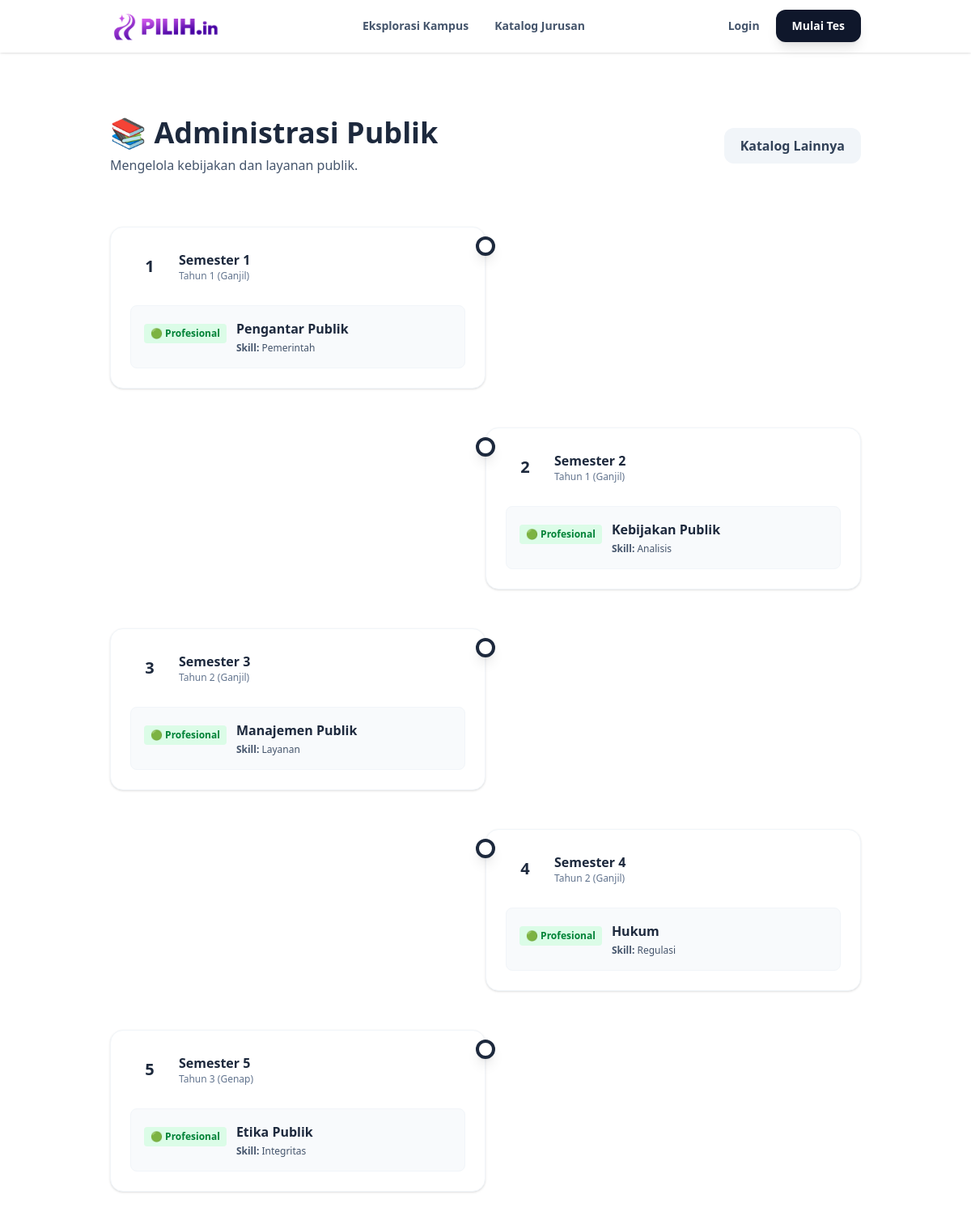
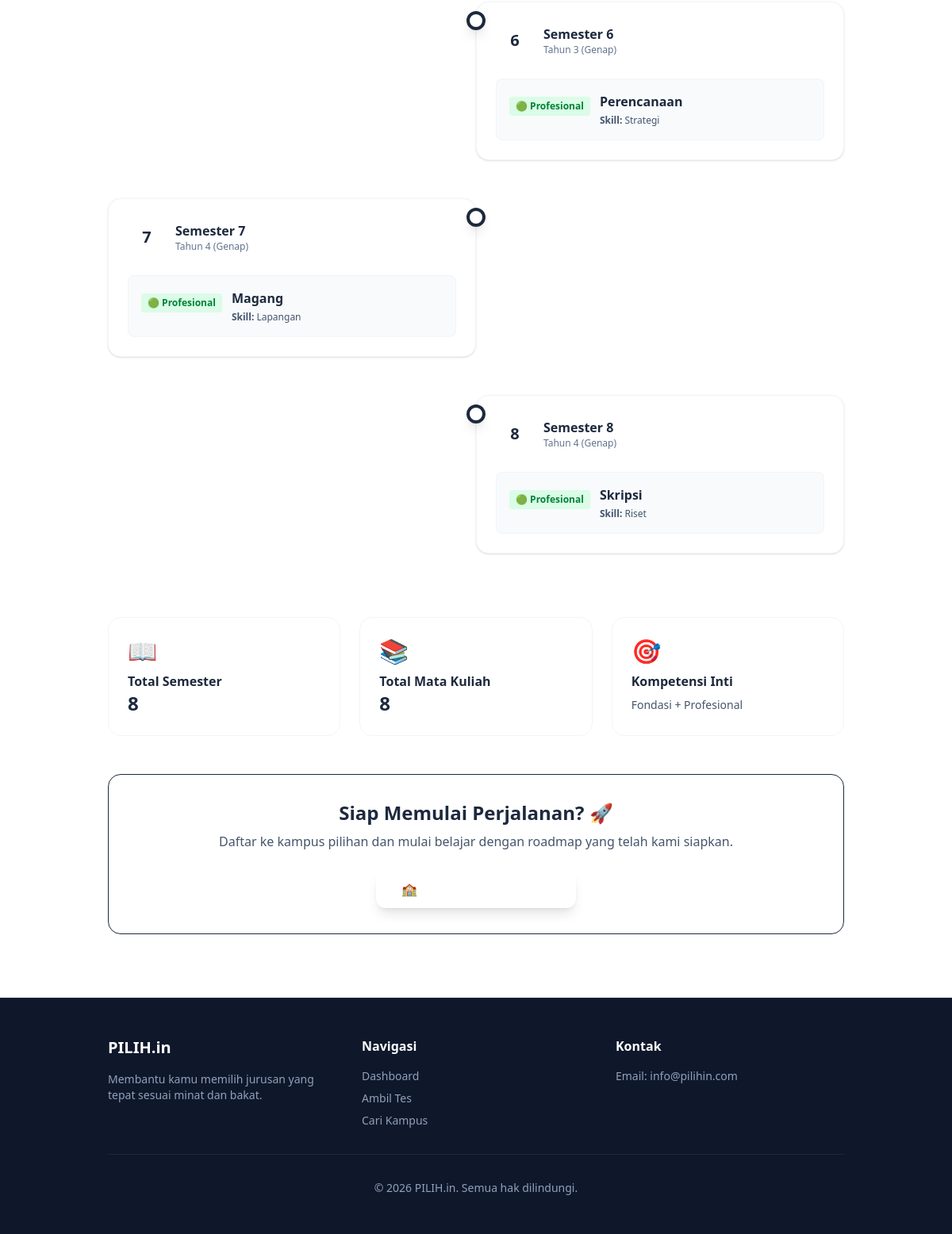
The page /roadmap.php?id_jurusan=12 on the database its author committed (2 pictures, top to bottom).
### tables this page shows
CREATE TABLE `jurusan` (
  `id_jurusan` int(11) NOT NULL,
  `nama_jurusan` varchar(100) NOT NULL,
  `deskripsi_singkat` text NOT NULL,
  `kategori_relevan` varchar(50) NOT NULL,
  `prospek_karir` text DEFAULT NULL,
  `gambar_url` varchar(255) DEFAULT NULL
);

CREATE TABLE `roadmap` (
  `id_roadmap` int(11) NOT NULL,
  `id_jurusan` int(11) NOT NULL,
  `semester` int(11) NOT NULL,
  `nama_matkul` varchar(100) NOT NULL,
  `kategori_matkul` enum('Fondasi','Profesional') NOT NULL,
  `skill_didapat` varchar(255) DEFAULT NULL
);

### roadmap.php (the view, shortened to what this page needs)
<?php
require_once 'database/koneksi.php';
$id_jurusan = isset($_GET['id_jurusan']) ? (int)$_GET['id_jurusan'] : 0;
$jurusan = null;
$roadmap_data = [];
if ($id_jurusan !== 0) {
    $q_jurusan = mysqli_query($koneksi, "SELECT * FROM jurusan WHERE id_jurusan = $id_jurusan");
    if(mysqli_num_rows($q_jurusan) > 0) {
        $jurusan = mysqli_fetch_assoc($q_jurusan);
        $q_roadmap = mysqli_query($koneksi, "SELECT * FROM roadmap WHERE id_jurusan = $id_jurusan ORDER BY semester ASC, kategori_matkul ASC");
        while ($row = mysqli_fetch_assoc($q_roadmap)) {
            $semester = $row['semester'];
            if (!isset($roadmap_data[$semester])) {
                $roadmap_data[$semester] = [];
            }
            $roadmap_data[$semester][] = [
                'nama_matkul' => $row['nama_matkul'],
                'kategori_matkul' => $row['kategori_matkul'],
                'skill_didapat' => $row['skill_didapat']
            ];
        }
    }
}
?>
<!DOCTYPE html>
<html lang="id">
<head>
    <link href="./src/output.css" rel="stylesheet">
</head>
<body class="bg-base font-sans text-slate-800">
    <?php include 'components/navbar.php'; ?>
    <main class="pt-16 pb-20 container mx-auto px-4 lg:px-12">
        <?php if(!$jurusan): ?>
            <div class="bg-white p-12 rounded-3xl shadow-sm border border-slate-100 flex flex-col items-center justify-center text-center gap-4 my-20">
                <div class="text-6xl mb-4">🗺️</div>
                <h1 class="text-3xl font-bold text-slate-800">Roadmap Tidak Tersedia</h1>
                <p class="text-slate-500 max-w-lg mb-4">Kami tidak dapat menemukan roadmap untuk jurusan yang Anda cari. Silakan jelajahi katalog jurusan kami.</p>
                <div class="flex gap-4">
                    <a href="katalog_jurusan.php" class="px-6 py-3 bg-primary text-white font-semibold rounded-full hover:shadow-lg transition">Lihat Katalog Jurusan</a>
                </div>
            </div>
        <?php else: ?>
        <section class="mb-16">
            <div class="flex flex-col md:flex-row items-start md:items-center justify-between mb-4 gap-4">
                <div>
                    <h1 class="text-4xl font-bold text-slate-800 mb-2">📚 <?= htmlspecialchars($jurusan['nama_jurusan']) ?></h1>
                    <p class="text-slate-600"><?= htmlspecialchars($jurusan['deskripsi_singkat']) ?></p>
                </div>
                <a href="katalog_jurusan.php" class="shrink-0 bg-slate-100 hover:bg-slate-200 text-slate-700 px-5 py-2.5 rounded-xl font-semibold transition">Katalog Lainnya</a>
            </div>
        </section>
        <div class="relative mb-20">
            <div class="hidden lg:block absolute left-1/2 transform -translate-x-1/2 w-1 h-full bg-gradient-to-b from-primary to-secondary"></div>
            <div class="space-y-12">
                <?php foreach($roadmap_data as $semester => $matkuls): ?>
                    <div class="relative">
                        <div class="hidden lg:flex absolute left-1/2 transform -translate-x-1/2 -translate-y-1/2 top-6">
                            <div class="w-6 h-6 bg-white border-4 border-primary rounded-full shadow-lg"></div>
                        </div>
                        <div class="lg:w-1/2 <?= $semester % 2 === 0 ? 'lg:ml-auto' : '' ?> bg-white rounded-2xl p-6 shadow-sm border border-slate-100 hover:shadow-md transition">
                            <div class="flex items-center gap-3 mb-6">
                                <div class="bg-primary/10 text-primary font-bold text-xl w-12 h-12 rounded-full flex items-center justify-center flex-shrink-0">
                                    <?= $semester ?>
                                </div>
                                <div>
                                    <h3 class="font-bold text-slate-800">Semester <?= $semester ?></h3>
                                    <p class="text-xs text-slate-500"><?= $semester <= 4 ? 'Tahun ' . ceil($semester/2) . ' (Ganjil)' : 'Tahun ' . ceil($semester/2) . ' (Genap)' ?></p>
                                </div>
                            </div>
                            <div class="space-y-3">
                                <?php foreach($matkuls as $matkul): ?>
                                    <div class="bg-slate-50 p-4 rounded-lg border border-slate-100 hover:border-primary transition">
                                        <div class="flex items-start gap-3">
                                            <div class="flex-shrink-0 mt-1">
                                                <?php if($matkul['kategori_matkul'] === 'Fondasi'): ?>
                                                    <span class="inline-block bg-blue-100 text-blue-700 px-2 py-1 rounded text-xs font-semibold">🔷 Fondasi</span>
                                                <?php else: ?>
                                                    <span class="inline-block bg-green-100 text-green-700 px-2 py-1 rounded text-xs font-semibold">🟢 Profesional</span>
                                                <?php endif; ?>
                                            </div>
                                            <div class="flex-1">
                                                <p class="font-semibold text-slate-800"><?= htmlspecialchars($matkul['nama_matkul']) ?></p>
                                                <p class="text-xs text-slate-600 mt-1">
                                                    <strong>Skill:</strong> <?= htmlspecialchars($matkul['skill_didapat'] ?? 'Skill tidak disebutkan') ?>
                                                </p>
                                            </div>
                                        </div>
                                    </div>
                                <?php endforeach; ?>
                            </div>
                        </div>
                    </div>
                <?php endforeach; ?>
            </div>
        </div>
        <div class="grid grid-cols-1 md:grid-cols-3 gap-6 mb-12">
            <div class="bg-white rounded-2xl p-6 border border-slate-100">
                <div class="text-3xl mb-2">📖</div>
                <p class="font-bold text-slate-800">Total Semester</p>
                <p class="text-2xl text-primary font-bold"><?= count($roadmap_data) ?></p>
            </div>
            <div class="bg-white rounded-2xl p-6 border border-slate-100">
                <div class="text-3xl mb-2">📚</div>
                <p class="font-bold text-slate-800">Total Mata Kuliah</p>
                <p class="text-2xl text-primary font-bold"><?= array_sum(array_map('count', $roadmap_data)) ?></p>
            </div>
            <div class="bg-white rounded-2xl p-6 border border-slate-100">
                <div class="text-3xl mb-2">🎯</div>
                <p class="font-bold text-slate-800">Kompetensi Inti</p>
                <p class="text-sm text-slate-600 mt-2">Fondasi + Profesional</p>
            </div>
        </div>
        <div class="bg-gradient-to-r from-primary/10 to-secondary/10 border border-primary/20 rounded-2xl p-8 text-center">
            <h3 class="text-2xl font-bold text-slate-800 mb-2">Siap Memulai Perjalanan? 🚀</h3>
            <p class="text-slate-600 mb-6">Daftar ke kampus pilihan dan mulai belajar dengan roadmap yang telah kami siapkan.</p>
            <a href="kampus.php" class="inline-block bg-primary text-white font-bold py-3 px-8 rounded-xl hover:opacity-90 transition shadow-lg shadow-primary/30">
                🏫 Cari Kampus Terbaik
            </a>
        </div>
        <?php endif; ?>
    </main>
    <?php include 'components/footer.php'; ?>
</body>
</html>

### rows shown on the page
jurusan: nama_jurusan "Administrasi Publik", deskripsi_singkat "Mengelola kebijakan dan layanan publik."
roadmap: kategori_matkul "🟢 Profesional", nama_matkul "Pengantar Publik", skill_didapat "Pemerintah"
roadmap: kategori_matkul "🟢 Profesional", nama_matkul "Kebijakan Publik", skill_didapat "Analisis"
roadmap: kategori_matkul "🟢 Profesional", nama_matkul "Manajemen Publik", skill_didapat "Layanan"
roadmap: kategori_matkul "🟢 Profesional", nama_matkul "Hukum", skill_didapat "Regulasi"
roadmap: kategori_matkul "🟢 Profesional", nama_matkul "Etika Publik", skill_didapat "Integritas"
roadmap: kategori_matkul "🟢 Profesional", nama_matkul "Perencanaan", skill_didapat "Strategi"
roadmap: kategori_matkul "🟢 Profesional", nama_matkul "Magang", skill_didapat "Lapangan"
roadmap: kategori_matkul "🟢 Profesional", nama_matkul "Skripsi", skill_didapat "Riset"

### other values the page prints
$semester "1"
ceil($semester/2) "1"
$semester "2"
$semester "3"
ceil($semester/2) "2"
$semester "4"
$semester "5"
ceil($semester/2) "3"
$semester "6"
$semester "7"
ceil($semester/2) "4"
$semester "8"
count($roadmap_data) "8"
array_sum(array_map('count', $roadmap_data)) "8"
